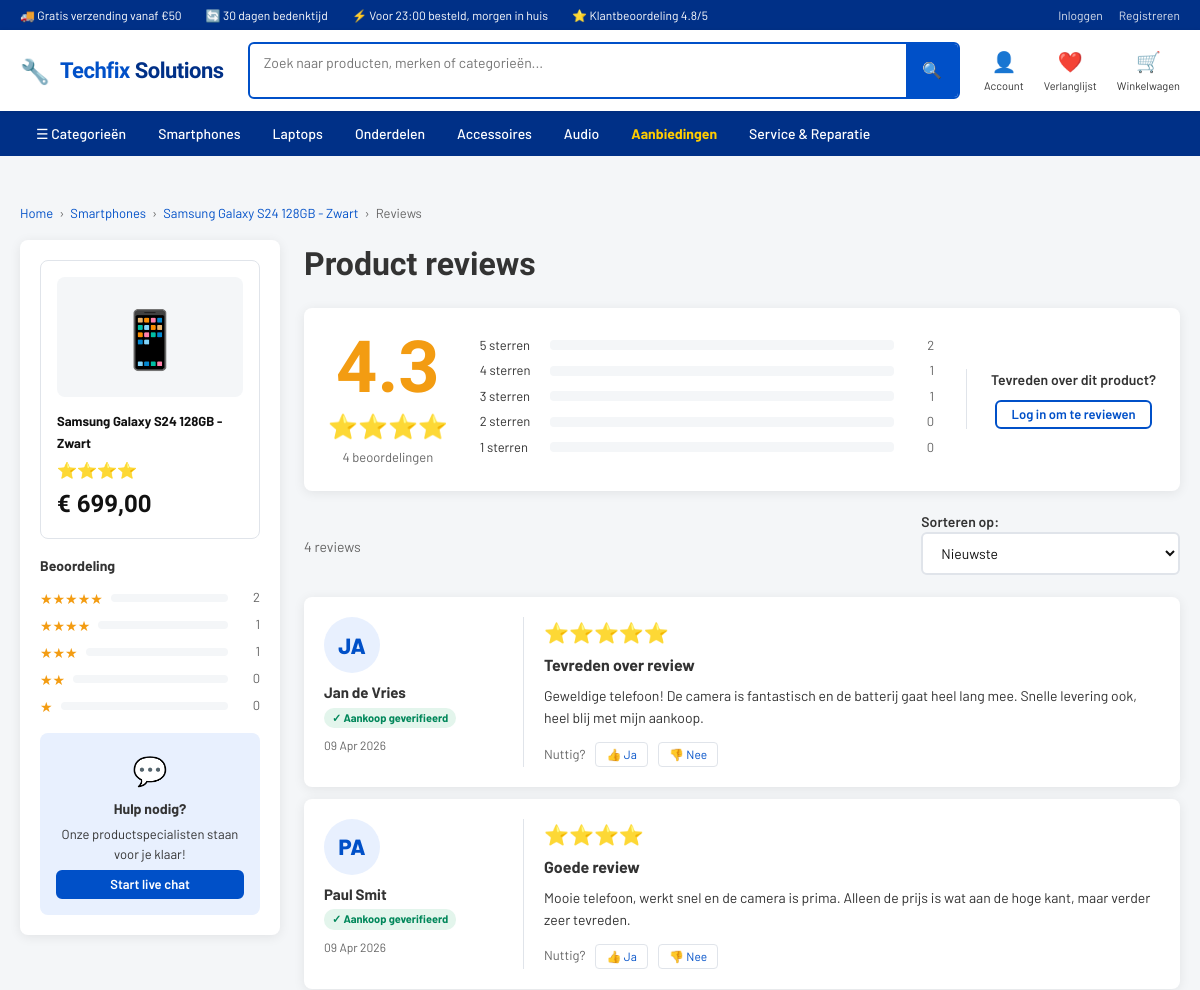
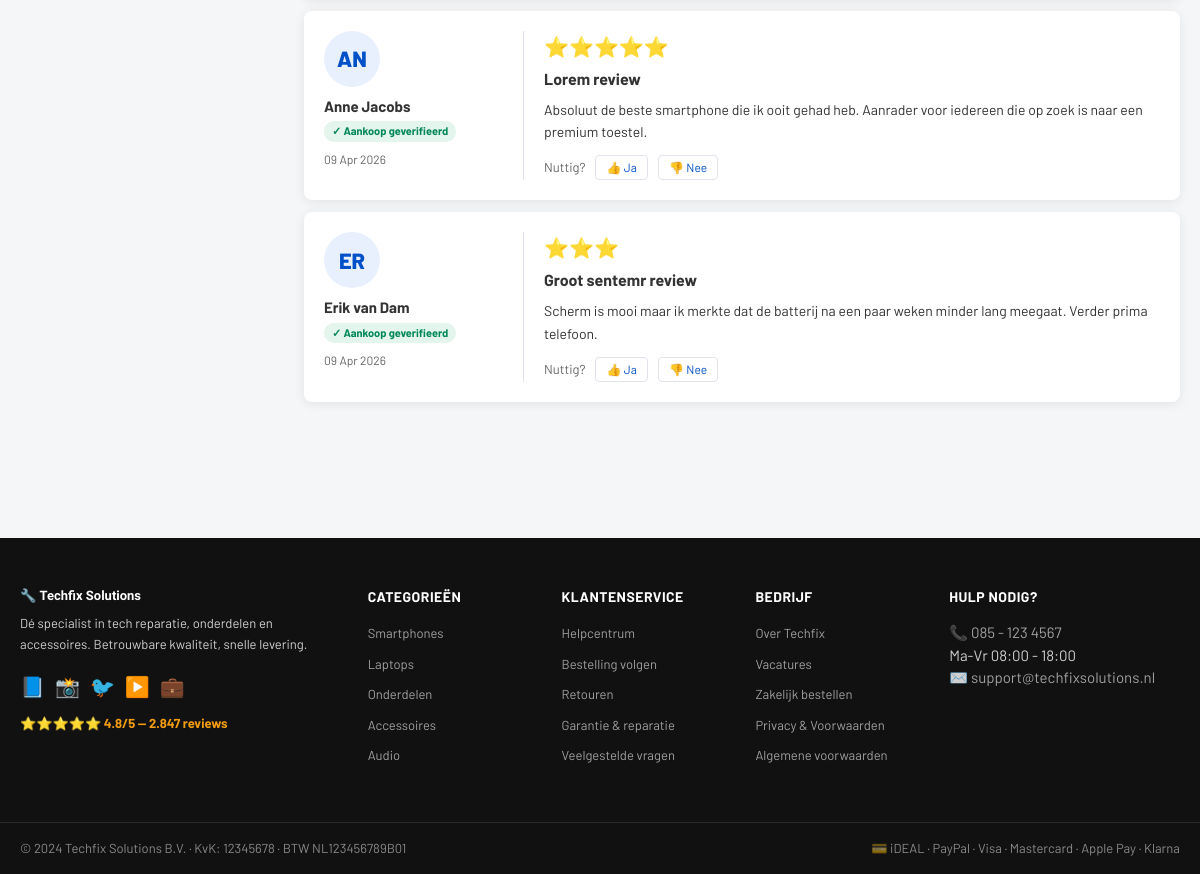
The page /reviews.php?product=1 on the database its author committed (2 pictures, top to bottom).
### tables this page shows
CREATE TABLE `products` (
  `id`          int(10) UNSIGNED NOT NULL AUTO_INCREMENT,
  `category_id` int(10) UNSIGNED NOT NULL,
  `name`        varchar(255)     NOT NULL,
  `slug`        varchar(255)     NOT NULL,
  `description` text             DEFAULT NULL,
  `price`       decimal(10,2)    NOT NULL,
  `old_price`   decimal(10,2)    DEFAULT NULL,
  `stock`       int(11)          NOT NULL DEFAULT 0,
  `image`       varchar(255)     DEFAULT NULL,
  `brand`       varchar(100)     DEFAULT NULL,
  `sku`         varchar(100)     DEFAULT NULL,
  `is_featured` tinyint(1)       NOT NULL DEFAULT 0,
  `badge`       varchar(50)      DEFAULT NULL,
  `created_at`  timestamp        NOT NULL DEFAULT current_timestamp(),
  PRIMARY KEY (`id`),
  UNIQUE KEY `slug` (`slug`),
  KEY `fk_product_categorie` (`category_id`),
  CONSTRAINT `fk_product_categorie`
    FOREIGN KEY (`category_id`) REFERENCES `categories` (`id`)
);

CREATE TABLE `categories` (
  `id`   int(10) UNSIGNED NOT NULL AUTO_INCREMENT,
  `name` varchar(100)     NOT NULL,
  `slug` varchar(100)     NOT NULL,
  `icon` varchar(10)      DEFAULT '📦',
  PRIMARY KEY (`id`),
  UNIQUE KEY `slug` (`slug`)
);

CREATE TABLE `reviews` (
  `id`         int(10) UNSIGNED NOT NULL AUTO_INCREMENT,
  `product_id` int(10) UNSIGNED NOT NULL,
  `user_id`    int(10) UNSIGNED NOT NULL,
  `rating`     tinyint(1)       NOT NULL,
  `title`      varchar(255)     NOT NULL,
  `body`       text             NOT NULL,
  `created_at` timestamp        NOT NULL DEFAULT current_timestamp(),
  `updated_at` timestamp        NOT NULL DEFAULT current_timestamp() ON UPDATE current_timestamp(),
  PRIMARY KEY (`id`),
  KEY `fk_review_product`    (`product_id`),
  KEY `fk_review_gebruiker`  (`user_id`),
  CONSTRAINT `fk_review_product`
    FOREIGN KEY (`product_id`) REFERENCES `products` (`id`) ON DELETE CASCADE,
  CONSTRAINT `fk_review_gebruiker`
    FOREIGN KEY (`user_id`)    REFERENCES `users`    (`id`) ON DELETE CASCADE,
  CONSTRAINT `chk_beoordeling` CHECK (`rating` BETWEEN 1 AND 5)
);

CREATE TABLE `users` (
  `id`         int(10) UNSIGNED NOT NULL AUTO_INCREMENT,
  `name`       varchar(100)     NOT NULL,
  `email`      varchar(150)     NOT NULL,
  `password`   varchar(255)     NOT NULL,
  `role`       enum('user','admin') NOT NULL DEFAULT 'user',
  `created_at` timestamp        NOT NULL DEFAULT current_timestamp(),
  PRIMARY KEY (`id`),
  UNIQUE KEY `email` (`email`)
);

### includes/config.php (called while the page is built, shortened)
<?php
$SITE_URL  = 'http://localhost/techfix2';
function e($tekst) {
    return htmlspecialchars($tekst ?? '', ENT_QUOTES, 'UTF-8');
}
function isIngelogd() {
    return isset($_SESSION['gebruiker_id']);
}

### reviews.php (the view, shortened to what this page needs)
<?php
require_once __DIR__ . '/includes/config.php';
global $SITE_URL;
$productId = intval($_GET['product'] ?? 0);
try {
    $db      = getDB();
    $pStmt   = $db->prepare("SELECT p.*, c.name AS cat_name, c.slug AS cat_slug FROM products p JOIN categories c ON p.category_id = c.id WHERE p.id = ?");
    $pStmt->execute([$productId]);
    $product = $pStmt->fetch();
} catch (PDOException $e) {
    error_log('Product ophalen mislukt: ' . $e->getMessage());
    $product = null;
}
$sortering   = $_GET['sort'] ?? 'nieuwste';
switch ($sortering) {
    default:        $sorteerSQL = 'r.created_at DESC';
}
$pagina      = max(1, intval($_GET['pagina'] ?? 1));
$perPagina   = 8;
$offset      = ($pagina - 1) * $perPagina;
try {
    $aantalStmt = $db->prepare("SELECT COUNT(*) FROM reviews WHERE product_id = ?");
    $aantalStmt->execute([$productId]);
    $totaalAantal  = $aantalStmt->fetchColumn();
    $reviewStmt = $db->prepare("SELECT r.*, u.name AS gebruiker_naam FROM reviews r JOIN users u ON r.user_id = u.id WHERE r.product_id = ? ORDER BY $sorteerSQL LIMIT $perPagina OFFSET $offset");
    $reviewStmt->execute([$productId]);
    $reviews = $reviewStmt->fetchAll();
    $gemStmt = $db->prepare("SELECT AVG(rating) AS gemiddelde FROM reviews WHERE product_id = ?");
    $gemStmt->execute([$productId]);
    $gemiddeldeScore = round($gemStmt->fetchColumn(), 1);
    $verdelingStmt = $db->prepare("SELECT rating, COUNT(*) AS aantal FROM reviews WHERE product_id = ? GROUP BY rating");
    $verdelingStmt->execute([$productId]);
    $verdeling = [];
    foreach ($verdelingStmt->fetchAll() as $rij) {
        $verdeling[$rij['rating']] = $rij['aantal'];
    }
} catch (PDOException $e) {
    error_log('Reviews ophalen mislukt: ' . $e->getMessage());
    $reviews         = [];
    $totaalAantal    = 0;
    $totaalPaginas   = 0;
    $gemiddeldeScore = 0;
    $verdeling       = [];
}
require_once __DIR__ . '/includes/header.php';
?>
<main>
<section class="container">
    <nav class="broodkruimel" aria-label="Breadcrumb">
        <ol>
            <li><a href="<?= $SITE_URL ?>/">Home</a></li>
            <li><a href="<?= $SITE_URL ?>/producten.php?cat=<?= e($product['cat_slug']) ?>"><?= e($product['cat_name']) ?></a></li>
            <li><a href="<?= $SITE_URL ?>/product.php?id=<?= $productId ?>"><?= e($product['name']) ?></a></li>
            <li>Reviews</li>
        </ol>
    </nav>
    <section class="reviews-layout">
        <aside class="reviews-zijbalk" aria-label="Review filters">
            <article style="border:1px solid var(--rand);border-radius:var(--radius);padding:16px;margin-bottom:16px;">
                <figure style="background:var(--grijs-100);border-radius:var(--radius);height:120px;display:flex;align-items:center;justify-content:center;font-size:56px;margin:0 0 12px;">
                    <span aria-hidden="true">📱</span>
                </figure>
                <a href="<?= $SITE_URL ?>/product.php?id=<?= $productId ?>" style="font-weight:700;font-size:13px;color:var(--grijs-900);">
                    <?= e($product['name']) ?>
                </a>
                <p style="color:var(--geel);font-size:16px;margin:4px 0;"><?= str_repeat('⭐', round($gemiddeldeScore)) ?></p>
                <strong style="font-family:'Barlow Condensed',sans-serif;font-size:24px;font-weight:800;color:var(--grijs-900);">
                    € <?= number_format($product['price'], 2, ',', '.') ?>
                </strong>
            </article>
            <section>
                <h4 style="font-weight:700;font-size:14px;margin-bottom:12px;">Beoordeling</h4>
                <nav aria-label="Filter op aantal sterren">
                    <?php for ($s = 5; $s >= 1; $s--): ?>
                    <?php $aantal = $verdeling[$s] ?? 0; ?>
                    <a href="reviews.php?product=<?= $productId ?>&star=<?= $s ?>" class="ster-filter-rij">
                        <span style="color:var(--geel);font-size:14px;"><?= str_repeat('★', $s) ?></span>
                        <span class="ster-balk-achtergrond">
                        </span>
                        <span style="color:var(--grijs-500);width:24px;text-align:right;"><?= $aantal ?></span>
                    </a>
                    <?php endfor; ?>
                </nav>
            </section>
            <section style="background:var(--blauw-licht);border-radius:var(--radius);padding:16px;margin-top:16px;text-align:center;">
                <p style="font-size:28px;margin-bottom:6px;">💬</p>
                <strong style="font-size:14px;">Hulp nodig?</strong>
                <p style="font-size:13px;color:var(--grijs-700);margin:6px 0;">Onze productspecialisten staan voor je klaar!</p>
                <a href="#" class="knop knop-secundair knop-sm knop-vol">Start live chat</a>
            </section>
        </aside>
        <section>
            <h1 style="font-family:'Barlow Condensed',sans-serif;font-size:32px;font-weight:800;margin-bottom:20px;">Product reviews</h1>
            <section class="review-samenvatting-uitgebreid">
                <section class="groot-gemiddelde">
                    <p class="score"><?= $gemiddeldeScore ?: '—' ?></p>
                    <p class="sterren"><?= $totaalAantal > 0 ? str_repeat('⭐', round($gemiddeldeScore)) : '' ?></p>
                    <p style="color:var(--grijs-500);font-size:13px;"><?= $totaalAantal ?> beoordelingen</p>
                </section>
                <section style="flex:1;">
                    <?php for ($s = 5; $s >= 1; $s--): ?>
                    <?php $aantal = $verdeling[$s] ?? 0; ?>
                    <p class="verdeling-balk-rij">
                        <span style="width:60px;color:var(--grijs-600);"><?= $s ?> sterren</span>
                        <span class="verdeling-achtergrond">
                        </span>
                        <span style="color:var(--grijs-500);width:30px;text-align:right;"><?= $aantal ?></span>
                    </p>
                    <?php endfor; ?>
                </section>
                <section style="text-align:center;border-left:1px solid var(--rand);padding-left:24px;min-width:160px;">
                    <p style="font-size:14px;font-weight:600;margin-bottom:10px;">Tevreden over dit product?</p>
                    <?php if (isIngelogd()): ?>
                    <a href="<?= $SITE_URL ?>/product.php?id=<?= $productId ?>#review-schrijven" class="knop knop-secundair knop-sm">✍️ Schrijf een review</a>
                    <?php else: ?>
                    <a href="<?= $SITE_URL ?>/inloggen.php" class="knop knop-omlijnd knop-sm">Log in om te reviewen</a>
                    <?php endif; ?>
                </section>
            </section>
            <section style="display:flex;justify-content:space-between;align-items:center;margin-bottom:16px;">
                <p style="color:var(--grijs-500);font-size:14px;"><?= $totaalAantal ?> reviews</p>
                <label>
                    Sorteren op:
                    <select onchange="location='reviews.php?product=<?= $productId ?>&sort='+this.value" style="margin-bottom:0;">
                        <option value="nieuwste"  <?= $sortering === 'nieuwste'  ? 'selected' : '' ?>>Nieuwste</option>
                    </select>
                </label>
            </section>
            <?php foreach ($reviews as $review): ?>
            <article class="review-kaart-uitgebreid">
                <section class="reviewer-links-uitgebreid">
                    <p class="reviewer-avatar-groot"><?= strtoupper(substr($review['gebruiker_naam'], 0, 2)) ?></p>
                    <p style="font-weight:700;font-size:15px;"><?= e($review['gebruiker_naam']) ?></p>
                    <span class="reviewer-badge">✓ Aankoop geverifieerd</span>
                    <p style="font-size:12px;color:var(--grijs-500);margin-top:4px;"><?= date('d M Y', strtotime($review['created_at'])) ?></p>
                </section>
                <section>
                    <p class="review-sterren"><?= str_repeat('⭐', $review['rating']) ?></p>
                    <h3 class="review-titel"><?= e($review['title']) ?></h3>
                    <p class="review-tekst"><?= nl2br(e($review['body'])) ?></p>
                    <p style="margin-top:12px;display:flex;align-items:center;gap:10px;font-size:13px;color:var(--grijs-500);">
                        <span>Nuttig?</span>
                        <button class="nuttig-knop" type="button">👍 Ja</button>
                        <button class="nuttig-knop" type="button">👎 Nee</button>
                    </p>
                </section>
            </article>
            <?php endforeach; ?>
        </section>
    </section>
</section>
</main>
<?php require_once __DIR__ . '/includes/footer.php'; ?>

### css/style.css (style rules this page uses)
:root { --blauw: #003087; --blauw-mid: #0050c8; --blauw-licht: #e8f0fe; --groen: #00875a; --groen-licht: #e3f5ec; --rood: #c0392b; --oranje: #e67e22; --geel: #f39c12; --grijs-900: #111; --grijs-700: #333; --grijs-500: #666; --grijs-300: #bbb; --grijs-100: #f4f6f8; --wit: #fff; --rand: #e0e4ea; --schaduw: 0 2px 12px rgba(0,0,0,0.08); --schaduw-lg: 0 8px 30px rgba(0,0,0,0.12); --radius: 8px; --radius-lg: 12px; }
*, *::before, *::after { box-sizing: border-box; margin: 0; padding: 0; }
html { scroll-behavior: smooth; }
body { font-family: 'Barlow', sans-serif; font-size: 15px; color: var(--grijs-700); background: var(--grijs-100); line-height: 1.5; }
a { color: var(--blauw-mid); text-decoration: none; }
ul, ol { list-style: none; }
.container { max-width: 1280px; margin: 0 auto; padding: 0 20px; }
main { padding: 32px 0 64px; }
.knop { display: inline-flex; align-items: center; justify-content: center; gap: 6px; padding: 10px 20px; border-radius: 6px; font-family: 'Barlow', sans-serif; font-size: 14px; font-weight: 600; cursor: pointer; border: 2px solid transparent; transition: all 0.15s; text-align: center; text-decoration: none; line-height: 1; }
.knop-secundair { background: var(--blauw-mid); color: var(--wit); border-color: var(--blauw-mid); }
.knop-omlijnd { background: transparent; color: var(--blauw-mid); border-color: var(--blauw-mid); }
.knop-sm { padding: 6px 14px; font-size: 13px; }
.knop-vol { width: 100%; }
label { display: block; font-weight: 600; font-size: 14px; margin-bottom: 6px; color: var(--grijs-700); }
input[type="text"], input[type="email"], input[type="password"], input[type="tel"], input[type="number"], input[type="search"], textarea, select { width: 100%; padding: 10px 14px; border: 2px solid var(--rand); border-radius: 6px; font-family: 'Barlow', sans-serif; font-size: 14px; color: var(--grijs-900); transition: border-color 0.15s; outline: none; background: var(--wit); margin-bottom: 16px; }
nav.broodkruimel { font-size: 13px; color: var(--grijs-500); padding: 16px 0; }
nav.broodkruimel ol { display: flex; align-items: center; gap: 6px; list-style: none; }
nav.broodkruimel ol li::after { content: '›'; margin-left: 6px; }
nav.broodkruimel ol li:last-child::after { content: ''; }
nav.broodkruimel ol li a { color: var(--blauw-mid); }
.reviewer-badge { display: inline-block; background: var(--groen-licht); color: var(--groen); font-size: 11px; font-weight: 700; padding: 2px 8px; border-radius: 10px; margin: 4px 0; }
.review-sterren { color: var(--geel); font-size: 20px; margin-bottom: 6px; }
.review-titel { font-weight: 700; font-size: 16px; margin-bottom: 8px; }
.review-tekst { font-size: 14px; line-height: 1.6; color: var(--grijs-700); }

### rows shown on the page
products: category.name "Smartphones", name "Samsung Galaxy S24 128GB - Zwart", price "699,00"
reviews: user.name "JA", user.name "Jan de Vries", created_at "09 Apr 2026", rating "⭐⭐⭐⭐⭐", title "Tevreden over review", body "Geweldige telefoon! De camera is fantastisch en de batterij gaat heel lang mee. Snelle levering ook, heel blij met mijn aankoop."
reviews: user.name "PA", user.name "Paul Smit", created_at "09 Apr 2026", rating "⭐⭐⭐⭐", title "Goede review", body "Mooie telefoon, werkt snel en de camera is prima. Alleen de prijs is wat aan de hoge kant, maar verder zeer tevreden."
reviews: user.name "AN", user.name "Anne Jacobs", created_at "09 Apr 2026", rating "⭐⭐⭐⭐⭐", title "Lorem review", body "Absoluut de beste smartphone die ik ooit gehad heb. Aanrader voor iedereen die op zoek is naar een premium toestel."
reviews: user.name "ER", user.name "Erik van Dam", created_at "09 Apr 2026", rating "⭐⭐⭐", title "Groot sentemr review", body "Scherm is mooi maar ik merkte dat de batterij na een paar weken minder lang meegaat. Verder prima telefoon."

### other values the page prints
str_repeat('⭐', round($gemiddeldeScore)) "⭐⭐⭐⭐"
str_repeat('★', $s) "★★★★★"
$aantal "2"
str_repeat('★', $s) "★★★★"
$aantal "1"
str_repeat('★', $s) "★★★"
str_repeat('★', $s) "★★"
$aantal "0"
str_repeat('★', $s) "★"
$gemiddeldeScore ?: '—' "4.3"
$totaalAantal "4"
